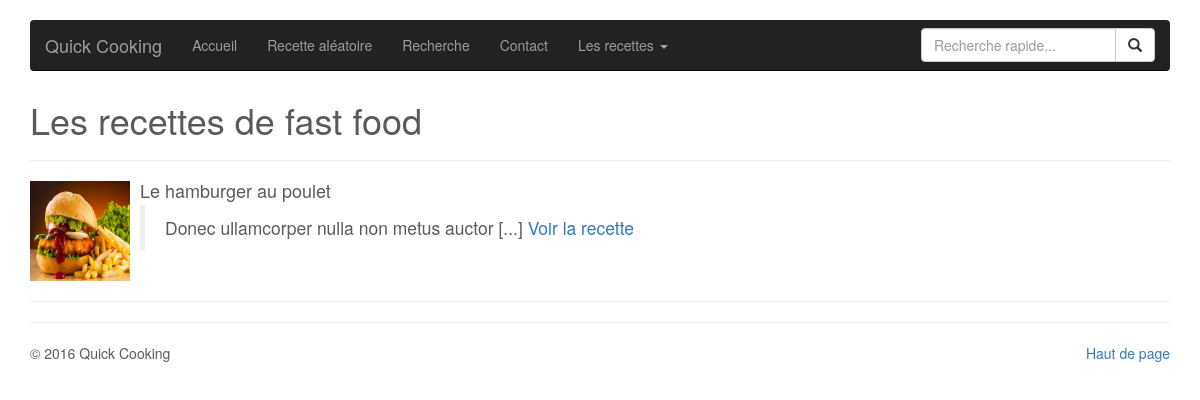
Screenshot of /recipes.php?type=2 with the database file from the repository.
### tables this page shows
CREATE TABLE IF NOT EXISTS `recipe` (
  `id` int(11) NOT NULL AUTO_INCREMENT,
  `type` tinyint(2) NOT NULL,
  `title` varchar(100) NOT NULL,
  `ingredients` text NOT NULL,
  `content` text NOT NULL,
  `picture` varchar(100) DEFAULT NULL,
  `date` datetime DEFAULT NULL,
  PRIMARY KEY (`id`)
);

### class/Db.class.php (called while the page is built, shortened)
<?php
class Db extends PDO {
    private static $instance;
    public static function getInstance($database = null) {
    	$database = !empty($database) ? $database : self::DB;
    	if (!isset(self::$instance)) {
    		self::$instance = new Db($database);
    	}
    	return self::$instance;
    }
    public static function getParamType($value) {
		return is_numeric($value) ? PDO::PARAM_INT : PDO::PARAM_STR;
	}
	public static function bindValues(&$query, $vars = array()) {
		foreach($vars as $key => $val) {
			$query->bindValue($key, $val, self::getParamType($val));
		}
		return true;
	}
	public static function select($sql, $vars = array()) {
		$query = self::_query($sql, $vars);
		return $query->fetchAll();
	}
	private static function _query($sql, $vars = array()) {
		$db = self::getInstance();
		$query = $db->prepare($sql);
		self::bindValues($query, $vars);
		$query->execute();
		return $query;
	}
}

### class/Model.class.php (called while the page is built, shortened)
<?php
class Model {
	public function __construct($data = array()) {
		foreach($data as $key => $value) {
			$setter = $this->_setter($key);
		}
	}
	public function __get($key) {
		$getter = $this->_getter($key);
		if (method_exists($this, $getter)) {
			return $this->$getter();
		}
	}
	public static function getList($sql, $bindings = array()) {
		return self::_getList(Db::select($sql, $bindings));
	}
	private static function _getList($result) {
		$items = array();
		foreach($result as $item) {
			$items[] = new $entity($item);
		}
		return $items;
	}
	public static function getClass() {
		return ucfirst(get_called_class());
	}
    private function _getter($key) {
    	return Utils::getCamelCase('get'.ucfirst($key));
    }
    private function _setter($key) {
    	return Utils::getCamelCase('set'.ucfirst($key));
    }
}

### config/autoload.conf.php (called while the page is built, shortened)
<?php
function autoLoader($class_name) {
	$class_path = __DIR__.'/../class/'.$class_name.'.class.php';
	if (file_exists($class_path)) {
		return true;
	}
	throw new Exception('[AutoloadError] Class '.$class_name.' in '.$class_path.' not found');
}

### class/Recipe.class.php (called while the page is built, shortened)
<?php
class Recipe extends Model {
	private $id;
	private $title;
	private $content;
	private $picture;
	public static $default_picture = 'img/recipe.png';
	public static $type_labels = array(
		self::RECIP_TYPE_DEFAULT => 'cuisine',
		self::RECIP_TYPE_CAKE => 'gâteaux',
		self::RECIP_TYPE_FAST_FOOD => 'fast food',
		self::RECIP_TYPE_SOUP => 'soupe',
	);
	public static function getTypeLabel($type) {
		if (isset(self::$type_labels[$type])) {
			return self::$type_labels[$type];
		}
		return self::$type_labels[self::RECIP_TYPE_DEFAULT];
	}
	public function getId() {
		return $this->id;
	}
	public function getTitle() {
		return ucfirst($this->title);
	}
	public function getContent($max_length = 0, $end = '...') {
		return Utils::cutString($this->content, $max_length, $end);
	}
	public function getPicture($default = '') {
		$default_picture = $default ?: self::$default_picture;
		if (!empty($this->picture)) {
			$picture_path = 'img/'.$this->picture;
			if (file_exists($picture_path)) {
				return $picture_path;
			}
		}
		return $default_picture;
	}
	public function setId($id) {
		$this->id = $id;
	}
	public function setTitle($title) {
		$this->title = $title;
	}
	public function setContent($content) {
		$this->content = $content;
	}
	public function setPicture($picture) {
		$this->picture = $picture;
	}
}

### class/Utils.class.php (called while the page is built, shortened)
<?php
class Utils {
	public static function getCamelCase($str) {
		return lcfirst(str_replace(' ', '', ucwords(str_replace('_', ' ', $str))));
	}
	public static function cutString($text, $max_length = 0, $end = '...', $sep = '[@]') {
	    if ($max_length > 0 && strlen($text) > $max_length) {
	        $text = wordwrap($text, $max_length, $sep);
	        $text = explode($sep, $text);
	        return $text[0].$end;
	    }
	    return $text;
	}
}

### recipes.php (the view)
<?php
require_once 'partials/header.php';
$type = !empty($_GET['type']) ? intval($_GET['type']) : 0;
if (empty($type)) {
	$recipes = Recipe::getList('SELECT * FROM recipe');
} else {
	$recipes = Recipe::getList('SELECT * FROM recipe WHERE type = :type', array(':type' => $type));
}
?>
		<h1>Les recettes de <?= Recipe::getTypeLabel($type) ?></h1>
		<hr>
		<?php foreach($recipes as $recipe) { ?>
		<div class="media">
			<div class="media-left">
				<a href="#">
					<img class="media-object" src="<?= $recipe->getPicture() ?>" width="100" height="100" alt="...">
				</a>
			</div>
			<div class="media-body">
				<h4 class="media-heading"><?= $recipe->getTitle() ?></h4>
				<blockquote>
					<?= $recipe->getContent(50, ' [...]') ?> <a href="recipe.php?id=<?= $recipe->id ?>">Voir la recette</a>
				</blockquote>
			</div>
		</div>
		<hr>
		<?php } ?>
<?php require_once 'partials/footer.php' ?>

### css/styles.css (style rules this page uses)
body { padding-bottom: 40px; color: #5a5a5a; }

### rows the page displays
recipe: picture (picture), title "Le hamburger au poulet", content "Donec ullamcorper nulla non metus auctor [...]"

### other values shown
$page_name "Accueil"
$page_name "Recette aléatoire"
$page_name "Recherche"
$page_name "Contact"
$page_name "Les recettes"
Recipe::getTypeLabel($type) "fast food"
